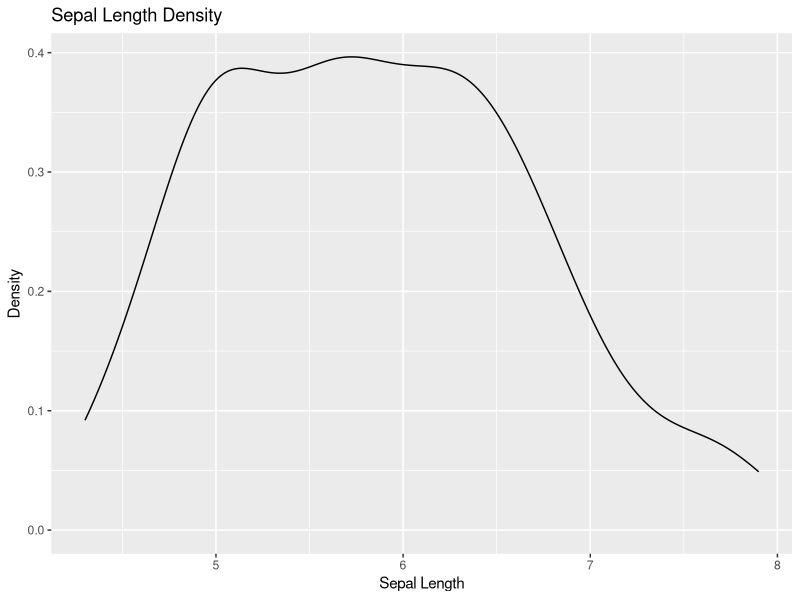
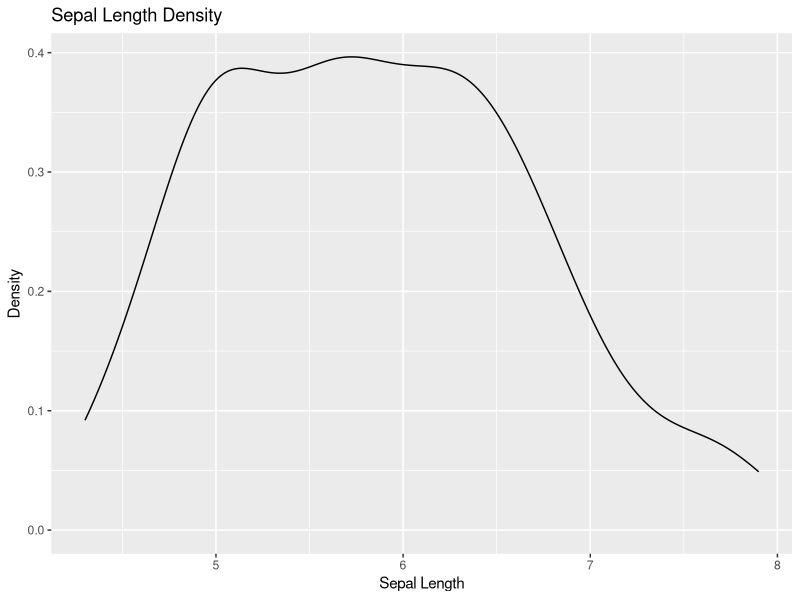

Write the R code that produced these figures, in order.
library(ggplot2)
ggplot(iris, aes(x=Sepal.Length)) +
  geom_density() +
  labs(title='Sepal Length Density', x='Sepal Length', y='Density')
ggsave('08_density.png', width=5, height=4)
